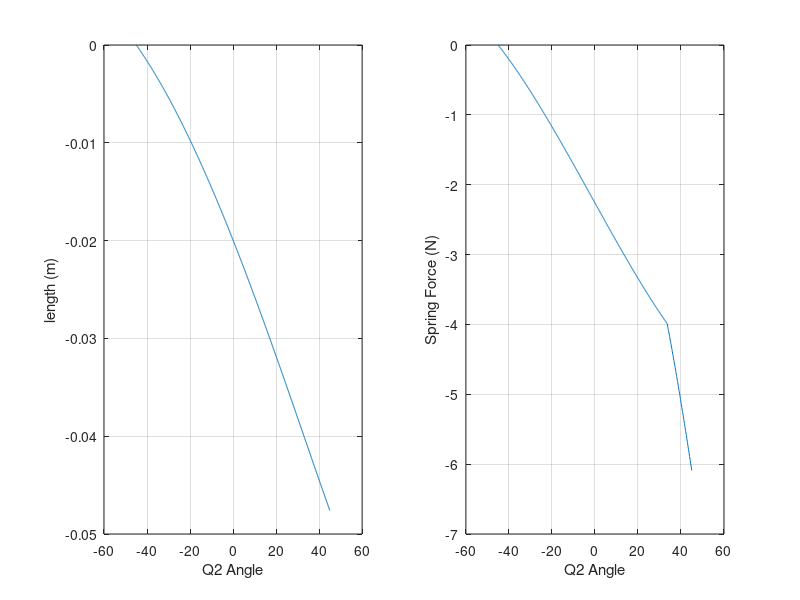

Write MATLAB code to recreate this figure.
%% Graphing spring equations
% by erick nunez

%% clear
clear; clc; close all;

%% Known Variables
Ks = 8231; % N/m
xo = 0.127; % m (5")
xi = 0.1651; % m (6.5")
numOfSprings = 3;
Xo = xo * numOfSprings;
Xi = xi * numOfSprings;
q2 = -45:0.1:45; % range of q2 in degs
sideA = 0.066; % m
sideB = 0.0365; % m
scalingFactor = 0.01;

%% Calculated Variables
alpha = 90 - q2;
L = sqrt(sideA^2 + sideB^2 - 2 * sideA * sideB * cosd(alpha));
Li = sqrt(sideA^2 + sideB^2 + 2 * sideA * sideB * cosd(45));
beta = asind((sideA./L) .* sind(alpha));
betaI = asind((sideA./Li) .* sind(135));
Fzi = Ks *  (Xi-Xo) * sind(betaI + 45);
Fz = scalingFactor * ((Ks * (L-Li + Xi-Xo) .* sind(beta - q2)) - Fzi); 

%% plot
subplot(1,2,1)
plot(q2,L-Li); grid on;
xlabel('Q2 Angle');
ylabel('length (m)');

subplot(1,2,2)
plot(q2,Fz); grid on;
xlabel('Q2 Angle');
ylabel('Spring Force (N)');